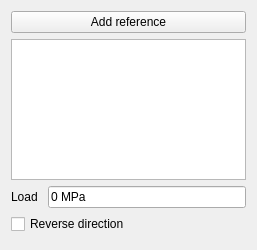
<?xml version="1.0" encoding="UTF-8"?>
<ui version="4.0">
 <class>TaskFemConstraintNormalStress</class>
 <widget class="QWidget" name="TaskFemConstraintNormalStress">
  <property name="geometry">
   <rect>
    <x>0</x>
    <y>0</y>
    <width>257</width>
    <height>250</height>
   </rect>
  </property>
  <property name="windowTitle">
   <string>Form</string>
  </property>
  <layout class="QVBoxLayout" name="verticalLayout">
   <item>
    <widget class="QPushButton" name="b_add_reference">
     <property name="text">
      <string>Add reference</string>
     </property>
    </widget>
   </item>
   <item>
    <widget class="QListWidget" name="lw_references"/>
   </item>
   <item>
    <layout class="QHBoxLayout" name="layoutNormalStress">
     <item>
      <widget class="QLabel" name="l_normal_stress">
       <property name="text">
        <string>Load </string>
       </property>
      </widget>
     </item>
     <item>
      <widget class="Gui::InputField" name="if_normal_stress">
       <property name="text">
        <string>0 MPa</string>
       </property>
       <property name="unit" stdset="0">
        <string notr="true"/>
       </property>
      </widget>
     </item>
    </layout>
   </item>
   <item>
    <widget class="QCheckBox" name="cb_reverse_direction">
     <property name="text">
      <string>Reverse direction</string>
     </property>
    </widget>
   </item>
   <item>
    <spacer name="verticalSpacer">
     <property name="orientation">
      <enum>Qt::Vertical</enum>
     </property>
     <property name="sizeHint" stdset="0">
      <size>
       <width>17</width>
       <height>56</height>
      </size>
     </property>
    </spacer>
   </item>
  </layout>
 </widget>
 <customwidgets>
  <customwidget>
   <class>Gui::InputField</class>
   <extends>QLineEdit</extends>
   <header>Gui/InputField.h</header>
  </customwidget>
 </customwidgets>
 <resources/>
 <connections/>
</ui>
